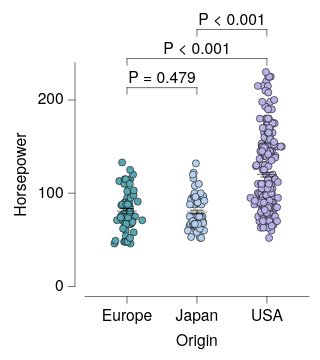

Describe this chart as a Vega-Lite specification.
### Vega-Lite specification from a JSON file in a GitHub repository (floating-point values rounded to 4 significant figures; data arrays with more than 128 entries replaced by an {"elided": "..."} marker saying what was removed)
{"background": null, "config": {"arc": {"fill": "#DBDBDB", "fillOpacity": 1.0, "innerRadius": 25.0, "padAngle": 0.03, "stroke": "black", "strokeOpacity": 1, "strokeWidth": 0.25}, "area": {"fill": "#DBDBDB", "fillOpacity": 1.0, "stroke": "black", "strokeOpacity": 1, "strokeWidth": 0.25}, "axis": {"domain": true, "domainCap": "round", "domainColor": "black", "domainWidth": 0.25, "grid": false, "gridCap": "round", "gridColor": "#F1F1F1", "gridDash": [0, 0], "gridOpacity": 1.0, "gridWidth": 0.25, "labelColor": "black", "labelFont": "Helvetica Neue, HelveticaNeue, Helvetica, Arial, sans-serif", "labelFontSize": 7, "labelFontStyle": "normal", "labelFontWeight": 400, "offset": 4.5, "ticks": true, "tickCap": "round", "tickColor": "black", "tickRound": false, "tickSize": 3, "tickWidth": 0.25, "titleColor": "black", "titleFont": "Helvetica Neue, HelveticaNeue, Helvetica, Arial, sans-serif", "titleFontSize": 7, "titleFontStyle": "normal", "titleFontWeight": 400}, "axisX": {"domain": true, "labelAlign": "center", "labelAngle": 0, "labels": true, "ticks": true, "translate": 0}, "axisY": {"domain": true, "labelAlign": "right", "labelAngle": 0, "labels": true, "ticks": true, "translate": 0}, "axisRight": {"domain": true, "labelAlign": "left", "labelAngle": 0, "labels": true, "ticks": true, "translate": 0}, "axisTop": {"domain": true, "labelAlign": "center", "labelAngle": 0, "labels": true, "ticks": true, "translate": 0}, "axisBand": {"tickOffset": 0}, "bar": {"fill": "#DBDBDB", "fillOpacity": 1.0, "stroke": "black", "strokeOpacity": 1, "strokeWidth": 0.25}, "boxplot": {"size": 9.0, "ticks": {"cornerRadius": 0.25, "fill": "black", "opacity": 1, "size": 4.5, "thickness": 0.25}, "box": {"fillOpacity": 1.0, "stroke": "black", "strokeOpacity": 1, "strokeWidth": 0.25}, "median": {"cornerRadius": 0, "fill": "black", "fillOpacity": 1.0, "opacity": 1, "size": 9.0, "thickness": 0.25}, "rule": {"fill": "black", "fillOpacity": 1.0, "size": 10.0, "stroke": "black", "strokeDash": [0, 0], "strokeOpacity": 1, "strokeWidth": 0.25}, "outliers": {"color": "black", "fill": "black", "fillOpacity": 1.0, "size": 0, "stroke": "black", "strokeOpacity": 1, "strokeWidth": 0.25}}, "circle": {"fill": "black", "fillOpacity": 1.0, "size": 1.25, "stroke": null, "strokeOpacity": 1, "strokeWidth": 0.25}, "errorband": {"band": {"fillOpacity": 0.6, "stroke": null, "strokeWidth": 0.25, "strokeOpacity": 1}, "borders": {"opacity": 0, "strokeOpacity": 0.25, "strokeWidth": 1}}, "errorbar": {"opacity": 1, "rule": {"strokeDash": [0, 0], "strokeWidth": 0.25}, "ticks": {"color": "black", "cornerRadius": 0.125, "opacity": 1, "size": 6.0, "thickness": 0.25}, "thickness": 0.25}, "font": "Helvetica Neue, HelveticaNeue, Helvetica, Arial, sans-serif", "geoshape": {"fill": "#DBDBDB", "fillOpacity": 1.0, "stroke": "black", "strokeOpacity": 1, "strokeWidth": 0.25}, "header": {"labelColor": "black", "labelFont": "Helvetica Neue, HelveticaNeue, Helvetica, Arial, sans-serif", "labelFontSize": 7, "labelFontStyle": "normal", "labelFontWeight": 400, "titleColor": "black", "titleFont": "Helvetica Neue, HelveticaNeue, Helvetica, Arial, sans-serif", "titleFontSize": 7, "titleFontStyle": "normal", "titleFontWeight": 400, "titlePadding": 0}, "legend": {"disable": false, "offset": 4.5, "titlePadding": 4, "labelOffset": 2, "gradientLabelOffset": 2, "gradientLength": 50.0, "gradientThickness": 5.0, "gradientOpacity": 1.0, "gradientStrokeColor": "black", "gradientStrokeWidth": 0.25, "labelColor": "black", "labelFont": "Helvetica Neue, HelveticaNeue, Helvetica, Arial, sans-serif", "labelFontSize": 7, "labelFontStyle": "normal", "labelFontWeight": 400, "strokeColor": "black", "strokeWidth": 0, "symbolSize": 42, "symbolStrokeColor": "black", "symbolStrokeWidth": 0.25, "titleColor": "black", "titleFont": "Helvetica Neue, HelveticaNeue, Helvetica, Arial, sans-serif", "titleFontSize": 7, "titleFontStyle": "normal", "titleFontWeight": 400}, "line": {"color": "black", "stroke": "black", "strokeCap": "butt", "strokeDash": [0, 0], "strokeOpacity": 1, "strokeWidth": 0.5}, "point": {"filled": true, "fill": "#DBDBDB", "fillOpacity": 1.0, "size": 5.0, "stroke": "black", "strokeOpacity": 1, "strokeWidth": 0.25}, "range": {"category": ["#5CA7B1", "#B7D0EE", "#B7B3E4", "#B3DAB5", "#F5E1B3", "#3D727B", "#809DC7", "#867DAC", "#80A988", "#CBB17A", "#204148", "#546B94", "#584C77", "#507B5F", "#9D824D"], "diverging": {"scheme": ["#6F572A", "#876E43", "#9E875F", "#B5A17F", "#CABBA2", "#DCD6CC", "#F4F1E9", "#C9D7DA", "#9DBFC6", "#78A5AF", "#558B96", "#36717C", "#1A5762"]}, "heatmap": {"scheme": ["#32022B", "#43044D", "#4C196E", "#4D338C", "#484DA6", "#3A68BB", "#1D83CA", "#1D9CCB", "#23B5C9", "#28CDC5", "#4DE0B4", "#91EE9F"]}, "ordinal": {"scheme": ["#F1F1F1", "#DBDBDB", "#C6C6C6", "#B2B2B2", "#9D9D9D", "#898989", "#767676", "#636363", "#515151", "#404040", "#2F2F2F", "#1F1F1F"]}, "ramp": {"scheme": ["#32022B", "#43044D", "#4C196E", "#4D338C", "#484DA6", "#3A68BB", "#1D83CA", "#1D9CCB", "#23B5C9", "#28CDC5", "#4DE0B4", "#91EE9F"]}}, "rule": {"color": "black", "stroke": "black", "strokeCap": "round", "strokeDash": [2, 2], "strokeOpacity": 1, "strokeWidth": 0.25}, "scale": {"bandPaddingInner": 0.1, "bandPaddingOuter": 0.1, "round": false}, "rect": {"fill": "#DBDBDB", "fillOpacity": 1.0, "stroke": "black", "strokeOpacity": 1, "strokeWidth": 0.25}, "square": {"fill": "#DBDBDB", "fillOpacity": 1.0, "size": 10.0, "stroke": "black", "strokeOpacity": 1, "strokeWidth": 0.25}, "text": {"color": "black", "font": "Helvetica Neue, HelveticaNeue, Helvetica, Arial, sans-serif", "fontSize": 7, "fontStyle": "normal", "fontWeight": 400}, "tick": {"color": "black", "cornerRadius": 0.125, "opacity": 1.0, "size": 9.0, "thickness": 0.25}, "title": {"anchor": "middle", "frame": "group", "color": "black", "font": "Helvetica Neue, HelveticaNeue, Helvetica, Arial, sans-serif", "fontSize": 7, "fontStyle": "normal", "fontWeight": 400, "subtitleColor": "black", "subtitleFont": "Helvetica Neue, HelveticaNeue, Helvetica, Arial, sans-serif", "subtitleFontSize": "Helvetica Neue, HelveticaNeue, Helvetica, Arial, sans-serif", "subtitleFontStyle": "normal", "subtitleFontWeight": 400}, "trail": {"color": "black", "opacity": 1, "size": 0.5}, "view": {"continuousWidth": 100, "continuousHeight": 100, "discreteWidth": 100, "discreteHeight": 100, "fill": null, "stroke": null, "strokeWidth": 0.25}}, "layer": [{"data": {"name": "data-53eecb024a78fdc2be808dcfdc3af7a2"}, "mark": {"type": "circle", "opacity": 1.0, "size": 10.0, "stroke": "black", "strokeOpacity": 1, "strokeWidth": 0.25}, "encoding": {"color": {"field": "Origin", "legend": null, "scale": {"domain": ["Europe", "Japan", "USA"]}, "sort": ["Europe", "Japan", "USA"], "title": null, "type": "nominal"}, "x": {"axis": {}, "field": "Origin", "scale": {"domain": ["Europe", "Japan", "USA"]}, "sort": ["Europe", "Japan", "USA"], "title": "Origin", "type": "nominal"}, "xOffset": {"field": "jitter_x", "scale": {"domain": [-7.33, 7.33], "range": [5.17, 19.83]}, "type": "quantitative"}, "y": {"field": "Horsepower", "title": "Horsepower", "type": "quantitative"}}}, {"data": {"name": "data-6c4882663eaca411296217af4f5e04f9"}, "mark": {"type": "errorbar"}, "encoding": {"x": {"axis": {}, "field": "Origin", "scale": {"domain": ["Europe", "Japan", "USA"]}, "sort": ["Europe", "Japan", "USA"], "title": "Origin", "type": "nominal"}, "y": {"field": "__mean", "title": "Horsepower", "type": "quantitative"}, "yError": {"field": "__error"}}}, {"data": {"name": "data-6c4882663eaca411296217af4f5e04f9"}, "mark": {"type": "tick"}, "encoding": {"x": {"axis": {}, "field": "Origin", "scale": {"domain": ["Europe", "Japan", "USA"]}, "sort": ["Europe", "Japan", "USA"], "title": "Origin", "type": "nominal"}, "y": {"field": "__mean", "title": "Horsepower", "type": "quantitative"}}}, {"layer": [{"layer": [{"data": {"values": [{"x": "USA", "x2": "Europe", "y": 230.0, "__dysonsphere__": 1}]}, "mark": {"type": "rule", "strokeCap": "round", "strokeDash": [0, 0], "strokeWidth": 0.25, "yOffset": -6.0}, "encoding": {"x": {"field": "x", "type": "nominal"}, "x2": {"field": "x2"}, "y": {"field": "y", "type": "quantitative"}}}, {"data": {"values": [{"x": "USA", "y": 230.0, "y2": 230.0, "__dysonsphere__": 1}]}, "mark": {"type": "rule", "strokeCap": "round", "strokeDash": [0, 0], "strokeWidth": 0.25, "y2Offset": -3.0, "yOffset": -6.0}, "encoding": {"x": {"field": "x", "type": "nominal"}, "y": {"field": "y", "type": "quantitative"}, "y2": {"field": "y2"}}}, {"data": {"values": [{"x": "Europe", "y": 230.0, "y2": 230.0, "__dysonsphere__": 1}]}, "mark": {"type": "rule", "strokeCap": "round", "strokeDash": [0, 0], "strokeWidth": 0.25, "y2Offset": -3.0, "yOffset": -6.0}, "encoding": {"x": {"field": "x", "type": "nominal"}, "y": {"field": "y", "type": "quantitative"}, "y2": {"field": "y2"}}}, {"data": {"values": [{"y": 230.0, "label": "P < 0.001", "__dysonsphere__": 1}]}, "mark": {"type": "text", "align": "center", "dy": -10.0, "fontSize": 7}, "encoding": {"text": {"field": "label", "type": "nominal"}, "x": {"value": 50.0}, "y": {"field": "y", "type": "quantitative"}}}]}, {"layer": [{"data": {"values": [{"x": "Europe", "x2": "Japan", "y": 230.0, "__dysonsphere__": 1}]}, "mark": {"type": "rule", "strokeCap": "round", "strokeDash": [0, 0], "strokeWidth": 0.25, "yOffset": 7.0}, "encoding": {"x": {"field": "x", "type": "nominal"}, "x2": {"field": "x2"}, "y": {"field": "y", "type": "quantitative"}}}, {"data": {"values": [{"x": "Europe", "y": 230.0, "y2": 230.0, "__dysonsphere__": 1}]}, "mark": {"type": "rule", "strokeCap": "round", "strokeDash": [0, 0], "strokeWidth": 0.25, "y2Offset": 10.0, "yOffset": 7.0}, "encoding": {"x": {"field": "x", "type": "nominal"}, "y": {"field": "y", "type": "quantitative"}, "y2": {"field": "y2"}}}, {"data": {"values": [{"x": "Japan", "y": 230.0, "y2": 230.0, "__dysonsphere__": 1}]}, "mark": {"type": "rule", "strokeCap": "round", "strokeDash": [0, 0], "strokeWidth": 0.25, "y2Offset": 10.0, "yOffset": 7.0}, "encoding": {"x": {"field": "x", "type": "nominal"}, "y": {"field": "y", "type": "quantitative"}, "y2": {"field": "y2"}}}, {"data": {"values": [{"y": 230.0, "label": "P = 0.479", "__dysonsphere__": 1}]}, "mark": {"type": "text", "align": "center", "dy": 3.0, "fontSize": 7}, "encoding": {"text": {"field": "label", "type": "nominal"}, "x": {"value": 34.38}, "y": {"field": "y", "type": "quantitative"}}}]}, {"layer": [{"data": {"values": [{"x": "USA", "x2": "Japan", "y": 230.0, "__dysonsphere__": 1}]}, "mark": {"type": "rule", "strokeCap": "round", "strokeDash": [0, 0], "strokeWidth": 0.25, "yOffset": -19.0}, "encoding": {"x": {"field": "x", "type": "nominal"}, "x2": {"field": "x2"}, "y": {"field": "y", "type": "quantitative"}}}, {"data": {"values": [{"x": "USA", "y": 230.0, "y2": 230.0, "__dysonsphere__": 1}]}, "mark": {"type": "rule", "strokeCap": "round", "strokeDash": [0, 0], "strokeWidth": 0.25, "y2Offset": -16.0, "yOffset": -19.0}, "encoding": {"x": {"field": "x", "type": "nominal"}, "y": {"field": "y", "type": "quantitative"}, "y2": {"field": "y2"}}}, {"data": {"values": [{"x": "Japan", "y": 230.0, "y2": 230.0, "__dysonsphere__": 1}]}, "mark": {"type": "rule", "strokeCap": "round", "strokeDash": [0, 0], "strokeWidth": 0.25, "y2Offset": -16.0, "yOffset": -19.0}, "encoding": {"x": {"field": "x", "type": "nominal"}, "y": {"field": "y", "type": "quantitative"}, "y2": {"field": "y2"}}}, {"data": {"values": [{"y": 230.0, "label": "P < 0.001", "__dysonsphere__": 1}]}, "mark": {"type": "text", "align": "center", "dy": -23.0, "fontSize": 7}, "encoding": {"text": {"field": "label", "type": "nominal"}, "x": {"value": 65.62}, "y": {"field": "y", "type": "quantitative"}}}]}], "name": "__dysonsphere_cf33a0b464cc3f99_11"}], "$schema": "https://vega.github.io/schema/vega-lite/v6.4.1.json", "datasets": {"data-53eecb024a78fdc2be808dcfdc3af7a2": {"elided": "400 records"}, "data-6c4882663eaca411296217af4f5e04f9": [{"Origin": "USA", "__mean": 119.9, "__error": 2.529, "__dysonsphere__": 1}, {"Origin": "Europe", "__mean": 81.0, "__error": 2.47, "__dysonsphere__": 1}, {"Origin": "Japan", "__mean": 79.84, "__error": 2.005, "__dysonsphere__": 1}]}}
